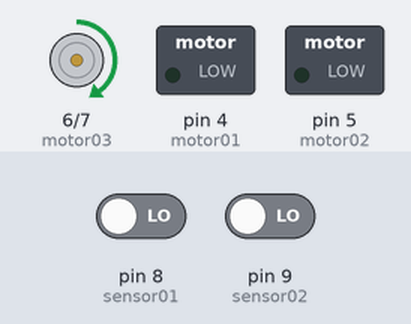
Bench run of a sketch on a simulated Arduino Uno, built with avr-gcc and run on an emulated ATmega328P. Shown: motor-driver pin pairs drawn as motors (green arrow = first pin HIGH = forward, orange = second pin HIGH = backward, longer = more drive), switched loads named in the sketch (green lamp = pin HIGH). The inputs (shaded band) are chosen by the test bench; at power-on: pin 9 (sensor02) LOW, pin 8 (sensor01) LOW.

Above: at 1.2 s.
1.3 s: pin 9 (sensor02) driven HIGH
At 1.7 s:
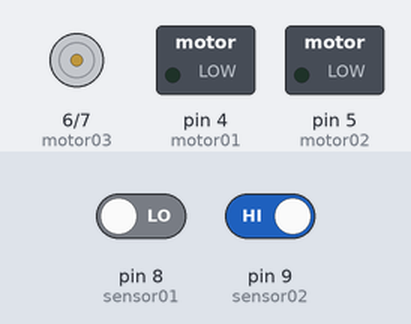
2.8 s: pin 9 (sensor02) driven LOW
At 4.1 s:
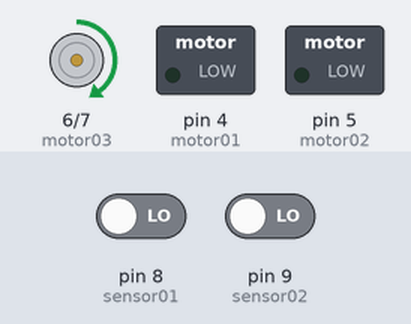
Timing chart, 0 to 5.8 s (numbered marks = the images above; inputs shaded):
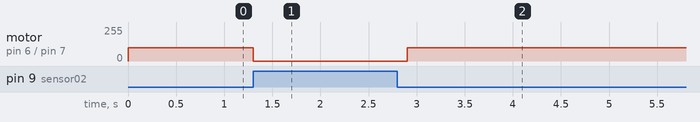

The sketch:

robo_seguidorlinha4.ino
```cpp
//motor direito
#define motor01 4
#define motor02 5

//motor esquerdo
#define motor03 6
#define motor04 7

//sensor direito
#define sensor01 8

//sensor esquerdo
#define sensor02 9

//velocidade
#define velocidade 100

void setup() {
  //motor direito
  pinMode(motor01, OUTPUT);
  pinMode(motor02, OUTPUT);

  //motor esquerdo
  pinMode(motor03, OUTPUT);
  pinMode(motor04, OUTPUT);

  //sensor direito
  pinMode(sensor01, INPUT);

  //sensor esquerdo
  pinMode(sensor02, INPUT);

  //monitor serial
  Serial.begin(9600);
}

void loop() {
  //leitura do valor dos sensores
  bool estadoSensor01 = digitalRead(sensor01);
  bool estadoSensor02 = digitalRead(sensor02);

  //Nesse if diz que se o sensor esquerdo sentir a linha apenas o motor direito deve ligar
  if (estadoSensor02 == HIGH){
    digitalWrite(motor03, LOW);
    analogWrite(motor01, velocidade);
    delay(100);
    digitalWrite(motor02, LOW);
    delay(100);
  }
  //Nesse if diz que se o sensor direito sentir a linha apenas o motor esquerdo deve ligar
  else if (estadoSensor01 == HIGH) {
    digitalWrite(motor01, LOW);
    analogWrite(motor03, velocidade);
    delay(100);
    digitalWrite(motor04, LOW);
    delay(100);
  }
  //Os dois motores receberão energia enquanto não sentir linha
  else {
    analogWrite(motor03, velocidade);
    analogWrite(motor01, velocidade);
  }
}

//Codigo de autoria de Júlio Klevérton e Mariana Lisboa
//Desenvolvido no Laboratorio de Inovação e Criatividade
```

Measured:
- after the input at 1.3 s, motor on pin 6 (motor03) / pin 7 (motor04): forward 100/255 → stopped at once
- after the input at 2.8 s, motor on pin 6 (motor03) / pin 7 (motor04): stopped → forward 100/255 after 0.10 s
